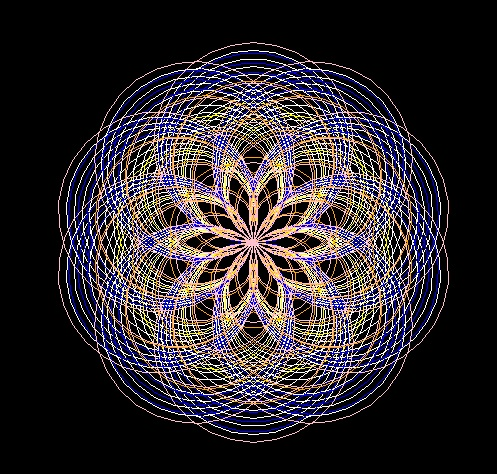

Reproduce this figure in Python.
# code from https://trinket.io/python
import turtle
import math
import random

wn = turtle.Screen()
wn.bgcolor('black')
Albert = turtle.Turtle()
Albert.speed(0)
Albert.color('white')
rotate=int(360)
def drawCircles(t,size):
    for i in range(10):
        t.circle(size)
        size=size-4
def drawSpecial(t,size,repeat):
  for i in range (repeat):
    drawCircles(t,size)
    t.right(360/repeat)
drawSpecial(Albert,100,10)
Steve = turtle.Turtle()
Steve.speed(0)
Steve.color('yellow')
rotate=int(90)
def drawCircles(t,size):
    for i in range(4):
        t.circle(size)
        size=size-10
def drawSpecial(t,size,repeat):
    for i in range (repeat):
        drawCircles(t,size)
        t.right(360/repeat)
drawSpecial(Steve,100,10)
Barry = turtle.Turtle()
Barry.speed(0)
Barry.color('blue')
rotate=int(80)
def drawCircles(t,size):
    for i in range(4):
        t.circle(size)
        size=size-5
def drawSpecial(t,size,repeat):
    for i in range (repeat):
        drawCircles(t,size)
        t.right(360/repeat)
drawSpecial(Barry,100,10)
Terry = turtle.Turtle()
Terry.speed(0)
Terry.color('orange')
rotate=int(90)
def drawCircles(t,size):
    for i in range(4):
        t.circle(size)
        size=size-19
def drawSpecial(t,size,repeat):
    for i in range (repeat):
        drawCircles(t,size)
        t.right(360/repeat)
drawSpecial(Terry,100,10)
Will = turtle.Turtle()
Will.speed(0)
Will.color('pink')
rotate=int(90)
def drawCircles(t,size):
    for i in range(4):
        t.circle(size)
        size=size-20
def drawSpecial(t,size,repeat):
    for i in range (repeat):
        drawCircles(t,size)
        t.right(360/repeat)
drawSpecial(Will,100,10)

turtle.exitonclick()
